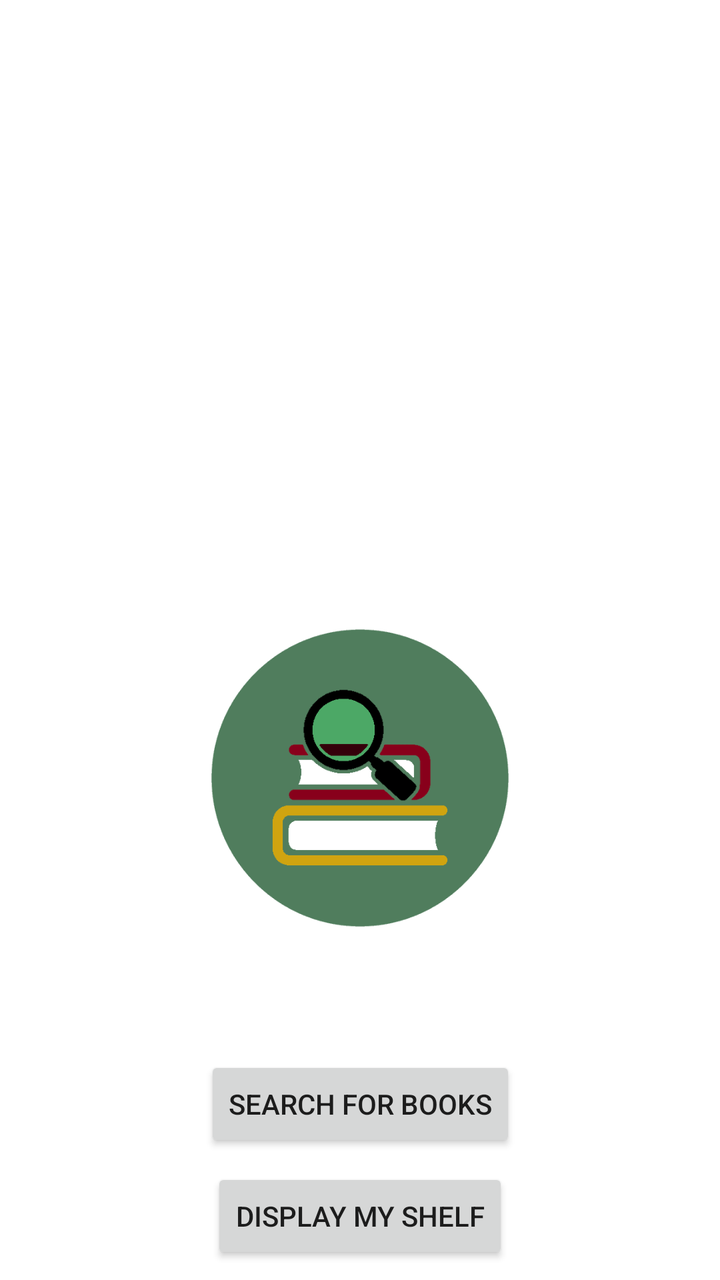
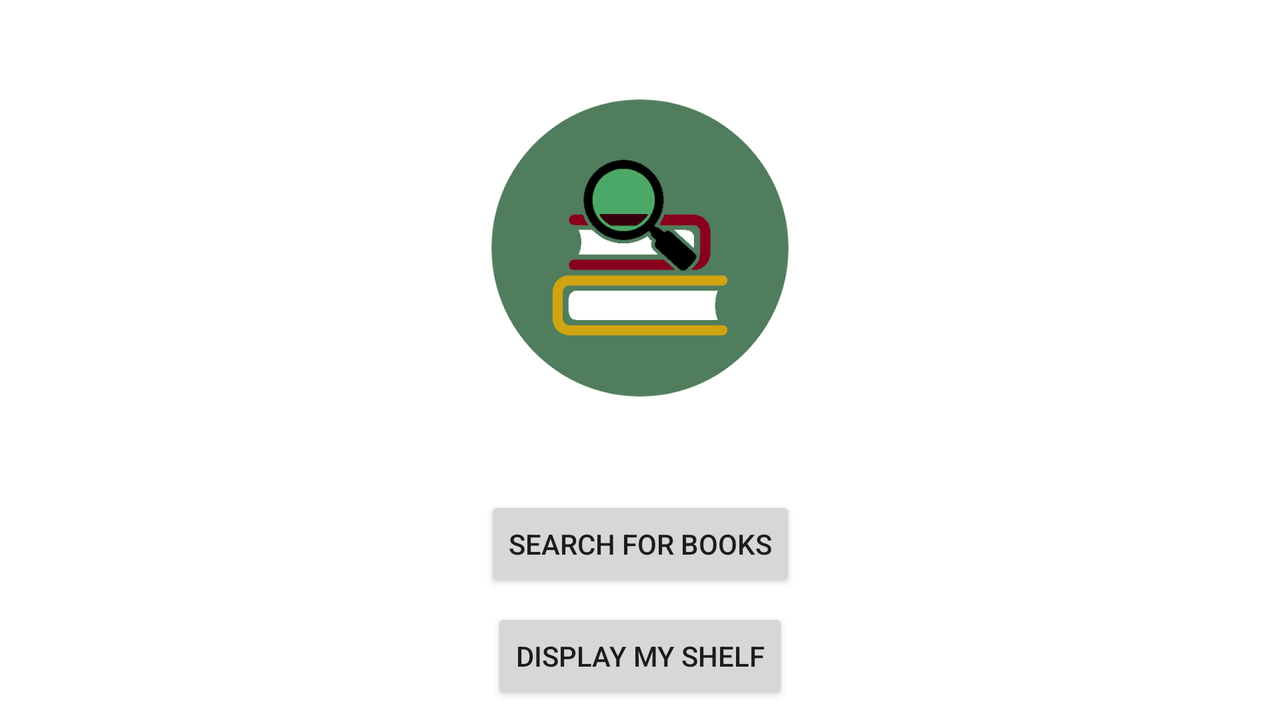

The same Android screen from two of the app's own layout files: first res/layout/ as a phone draws it, then the author's variant for another configuration, drawn on a device whose configuration selects that folder. Both files follow.
<!-- AndroidManifest.xml: application theme Theme.BookAPIAssignment -->
<!-- res/layout/activity_main.xml -->
<?xml version="1.0" encoding="utf-8"?>
<androidx.constraintlayout.widget.ConstraintLayout xmlns:android="http://schemas.android.com/apk/res/android"
    xmlns:app="http://schemas.android.com/apk/res-auto"
    xmlns:tools="http://schemas.android.com/tools"
    android:layout_width="match_parent"
    android:layout_height="match_parent"
    tools:context=".MainActivity">

    <ImageView
        android:id="@+id/imageTitle"
        android:layout_width="wrap_content"
        android:layout_height="250dp"
        android:scaleType="fitXY"
        android:contentDescription="@string/conDesImageTitle"
        app:layout_constraintEnd_toEndOf="parent"
        app:layout_constraintStart_toStartOf="parent"
        app:layout_constraintTop_toTopOf="parent"
        android:src="@drawable/bookshelf" />

    <Button
        android:id="@+id/buttonSearchScreen"
        android:layout_width="wrap_content"
        android:layout_height="wrap_content"
        android:layout_marginBottom="8dp"
        android:gravity="center"
        android:text="@string/txtButtonSearchScreen"
        app:layout_constraintBottom_toTopOf="@+id/buttonShelfScreen"
        app:layout_constraintEnd_toEndOf="parent"
        app:layout_constraintStart_toStartOf="parent" />

    <Button
        android:id="@+id/buttonShelfScreen"
        android:layout_width="wrap_content"
        android:layout_height="wrap_content"
        android:layout_marginBottom="8dp"
        android:gravity="center"
        android:text="@string/txtButtonMyShelfScreen"
        app:layout_constraintBottom_toBottomOf="parent"
        app:layout_constraintEnd_toEndOf="parent"
        app:layout_constraintStart_toStartOf="parent" />

    <ImageView
        android:id="@+id/imageIcon"
        android:layout_width="150dp"
        android:layout_height="150dp"
        android:layout_marginStart="32dp"
        android:layout_marginTop="32dp"
        android:layout_marginEnd="32dp"
        android:layout_marginBottom="32dp"
        android:contentDescription="@string/conDesIcon"
        app:layout_constraintBottom_toTopOf="@+id/buttonSearchScreen"
        app:layout_constraintEnd_toEndOf="parent"
        app:layout_constraintStart_toStartOf="parent"
        app:layout_constraintTop_toBottomOf="@+id/imageTitle"
        android:src="@drawable/book_icon" />

</androidx.constraintlayout.widget.ConstraintLayout>
<!-- resources referenced by this layout -->
<resources>
  <!-- drawable book_icon: png bitmap (drawable, 15140 bytes) -->
  <string name="conDesIcon">An image of the app icon</string>
  <string name="conDesImageTitle">A picture of a busy bookshelf</string>
  <string name="txtButtonMyShelfScreen">Display My Shelf</string>
  <string name="txtButtonSearchScreen">Search for Books</string>
  <style name="Theme.BookAPIAssignment" parent="Theme.MaterialComponents.DayNight.DarkActionBar">
          
          <item name="colorPrimary">@color/purple_500</item>
          <item name="colorPrimaryVariant">@color/purple_700</item>
          <item name="colorOnPrimary">@color/white</item>
          
          <item name="colorSecondary">@color/teal_200</item>
          <item name="colorSecondaryVariant">@color/teal_700</item>
          <item name="colorOnSecondary">@color/black</item>
          
          <item name="android:statusBarColor" tools:targetApi="l">?attr/colorPrimaryVariant</item>
          
      </style>
</resources>
<!-- res/layout-land/activity_main.xml (the author's variant of the layout above) -->
<!-- drawn on the phone turned sideways -->
<?xml version="1.0" encoding="utf-8"?>
<androidx.constraintlayout.widget.ConstraintLayout xmlns:android="http://schemas.android.com/apk/res/android"
    xmlns:app="http://schemas.android.com/apk/res-auto"
    xmlns:tools="http://schemas.android.com/tools"
    android:layout_width="match_parent"
    android:layout_height="match_parent"
    tools:context=".MainActivity"
    android:background="@drawable/bookshelf">



    <Button
        android:id="@+id/buttonSearchScreen"
        android:layout_width="wrap_content"
        android:layout_height="wrap_content"
        android:layout_marginBottom="8dp"
        android:gravity="center"
        android:text="@string/txtButtonSearchScreen"
        app:layout_constraintBottom_toTopOf="@+id/buttonShelfScreen"
        app:layout_constraintEnd_toEndOf="parent"
        app:layout_constraintStart_toStartOf="parent" />

    <Button
        android:id="@+id/buttonShelfScreen"
        android:layout_width="wrap_content"
        android:layout_height="wrap_content"
        android:layout_marginBottom="8dp"
        android:gravity="center"
        android:text="@string/txtButtonMyShelfScreen"
        app:layout_constraintBottom_toBottomOf="parent"
        app:layout_constraintEnd_toEndOf="parent"
        app:layout_constraintStart_toStartOf="parent" />

    <ImageView
        android:id="@+id/imageIconLand"
        android:layout_width="150dp"
        android:layout_height="150dp"
        android:layout_marginStart="32dp"
        android:layout_marginTop="32dp"
        android:layout_marginEnd="32dp"
        android:layout_marginBottom="32dp"
        android:contentDescription="@string/conDesIcon"
        app:layout_constraintBottom_toTopOf="@+id/buttonSearchScreen"
        app:layout_constraintEnd_toEndOf="parent"
        app:layout_constraintStart_toStartOf="parent"
        app:layout_constraintTop_toTopOf="parent"
        app:srcCompat="@drawable/book_icon" />

</androidx.constraintlayout.widget.ConstraintLayout>
<!-- resources referenced by the variant -->
<!-- as the phone turned sideways resolves them -->
<resources>
  <!-- drawable book_icon: png bitmap (drawable, 15140 bytes) -->
  <string name="conDesIcon">An image of the app icon</string>
  <string name="txtButtonMyShelfScreen">Display My Shelf</string>
  <string name="txtButtonSearchScreen">Search for Books</string>
  <style name="Theme.BookAPIAssignment" parent="Theme.MaterialComponents.DayNight.DarkActionBar">
          
          <item name="colorPrimary">@color/purple_500</item>
          <item name="colorPrimaryVariant">@color/purple_700</item>
          <item name="colorOnPrimary">@color/white</item>
          
          <item name="colorSecondary">@color/teal_200</item>
          <item name="colorSecondaryVariant">@color/teal_700</item>
          <item name="colorOnSecondary">@color/black</item>
          
          <item name="android:statusBarColor" tools:targetApi="l">?attr/colorPrimaryVariant</item>
          
      </style>
</resources>
